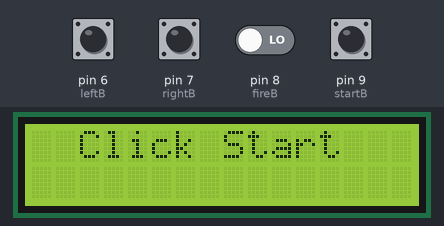
This sketch was run on a simulated Arduino Uno, built with avr-gcc and run on an emulated ATmega328P. On the bench: 16×2 character LCD. Inputs (shaded band) come from the test bench; at power-on: pin 6 (leftB), pin 7 (rightB), pin 8 (fireB), pin 9 (startB) LOW. Random numbers use the default seed unless the sketch sets one.

Above: at 1.2 s.
1.3 s: pin 9 (startB) pulled HIGH for 0.15 s
At 2.5 s:
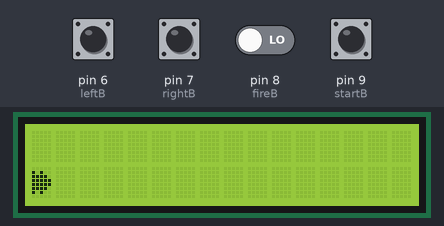
4.4 s: pin 7 (rightB) pulled HIGH for 0.15 s
At 4.75 s:
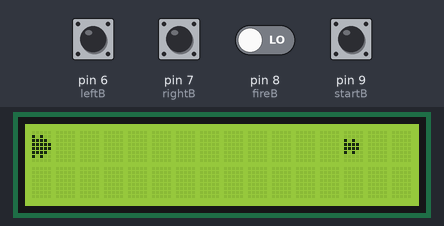
7.5 s: pin 6 (leftB) pulled HIGH for 0.15 s
At 7.76 s:
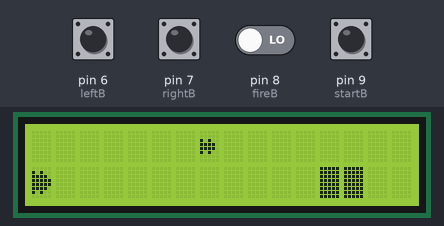
10.6 s: pin 8 (fireB) driven HIGH
At 11.26 s:
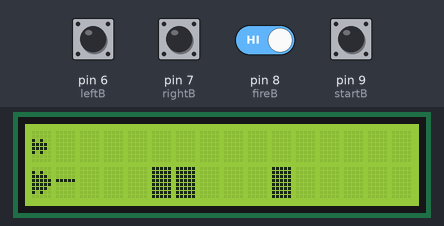
13.6 s: pin 9 (startB) pulled HIGH for 1 s
At 14.4 s:
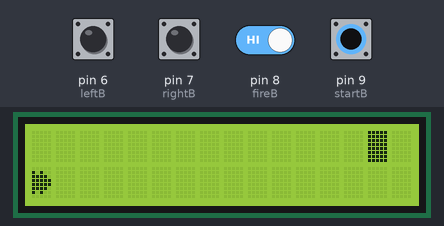
17.5 s: pin 7 (rightB) pulled HIGH for 1 s
At 21.8 s:
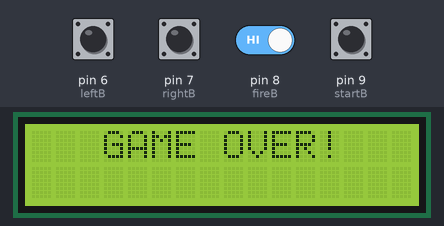
Timing chart, 0 to 22.0 s (numbered marks = the images above; inputs shaded):
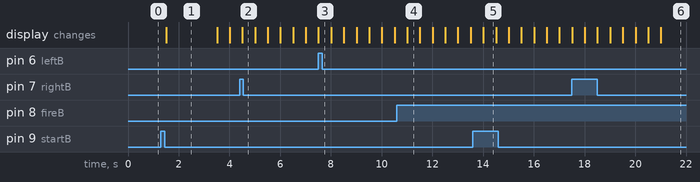

Measured:
- after the input at 1.3 s, the display: changes after 0.21 s (image 1)
- after the input at 13.6 s, the display: changes after 0.41 s (image 5)
- what the display in image 1 shows lasts 2.0 s, from 1.5 s to 3.5 s
- what the display in image 4 shows lasts 0.5 s, from 11.0 s to 11.5 s

The sketch:

race_game.ino
```cpp
#include <LiquidCrystal.h>
LiquidCrystal lcd(12, 11, 5, 4, 3, 2);

int leftB = 6;
int rightB = 7;
int fireB = 8;
int startB = 9;

uint8_t aiImg[8] =
{
  B00000,
  B00000,
  B10100,
  B11110,
  B11110,
  B10100,
  B00000,
  B00000
};

uint8_t carImg[8] =
{
  B00000,
  B10100,
  B11110,
  B11111,
  B11111,
  B11110,
  B10100,
  B00000,
};

uint8_t wallImg[8] =
{
  B11111,
  B11111,
  B11111,
  B11111,
  B11111,
  B11111,
  B11111,
  B11111,
};
uint8_t bwallImg[8] =
{
  B11000,
  B11000,
  B11000,
  B11000,
  B11000,
  B11000,
  B11000,
  B11000,
};

void setup(){
  Serial.begin (9600);

  randomSeed(analogRead(0));

  pinMode(leftB, INPUT);
  pinMode(rightB, INPUT);
  pinMode(fireB, INPUT);
  pinMode(startB, INPUT);

  lcd.begin(16, 2);
  lcd.createChar(0,carImg);
  lcd.createChar(1,aiImg);
  lcd.createChar(2,wallImg);
  lcd.createChar(3,bwallImg);

  lcd.setCursor(0,0);
  lcd.print("  Click Start");

}

int m[2][16];
int f[2][16];
int car = 1;
bool start = false;
bool fire = false;
bool fireCheck = true;

void loop(){
  if(digitalRead(startB) == HIGH) start = true;
  if(start){
    if(digitalRead(leftB) == HIGH) car = 1;
    if(digitalRead(rightB) == HIGH) car = 0;
    if(digitalRead(fireB) == HIGH) {
      if(fire == false && fireCheck) {
        f[car][0] = 1;
        fire = true;
        fireCheck = false;
      }
    } else fire = false;

    if(millis()%500<3){
      fillM();
      printM();
      check();
    }
  }
}

void check(){
  if(m[car][0] != 0){
    lcd.clear();
    lcd.print("   GAME OVER!");
    for(int i = 0; i < 2; i++){
      for(int j = 0; j < 15; j++){
        m[i][j] = 0;
        f[i][j] = 0;
      }
    }
    car = 1;
    start = false;
  }
}

void fillM(){
  for(int j = 0; j < 15; j++){
    for(int i = 0; i < 2; i++){
      m[i][j] = m[i][j+1];
    }
  }

  int r = random(0,3);
  if(r == 0) {
    int q = random(0,2);
    m[q][15] = random(1,3);
    m[!q][15] = 0;
  }
  else{
    m[0][15] = 0;
    m[1][15] = 0;
  }

  for(int i = 0; i < 2; i++){
    for(int j = 15; j > 0; j--){
      if(f[i][15] == 1) fireCheck = true;
      f[i][j] = f[i][j-1];
      f[i][j-1] = 0;
      if(f[i][j] && m[i][j-1]){
        if(m[i][j-1] == 2) m[i][j-1] = 3;
        else m[i][j-1] = 0;
        f[i][j] = 0;
        fireCheck = true;
      }
      if(f[i][j] && m[i][j]){
        if(m[i][j] == 2) m[i][j] = 3;
        else m[i][j] = 0;
        f[i][j] = 0;
        fireCheck = true;
      }
    }
  }
}

void printM(){
  for(int i = 0; i < 2; i++){
    for(int j = 0; j < 16; j++){
      lcd.setCursor(j,i);
      if(f[i][j] == 1){
        lcd.print("-");
      }
      switch(m[i][j]){
        case 0:
          lcd.print(" ");
          break;
        case 1:
          lcd.print('\1');
          break;
        case 2:
          lcd.print('\2');
          break;
        case 3:
          lcd.print('\3');
          break;
        case 4:
          lcd.print('\0');
          break;
        case 5:
          lcd.print("-");
          break;
        default:
          lcd.print("?");
          break;
      }
    }
  }
  lcd.setCursor(0, car);
  lcd.print('\0');
}


// if(m[i][j+1] == 1) {
//        m[!i][j] = m[i][j+1];
//        i++;
//      }
//      else m[i][j] = m[i][j+1];
```
